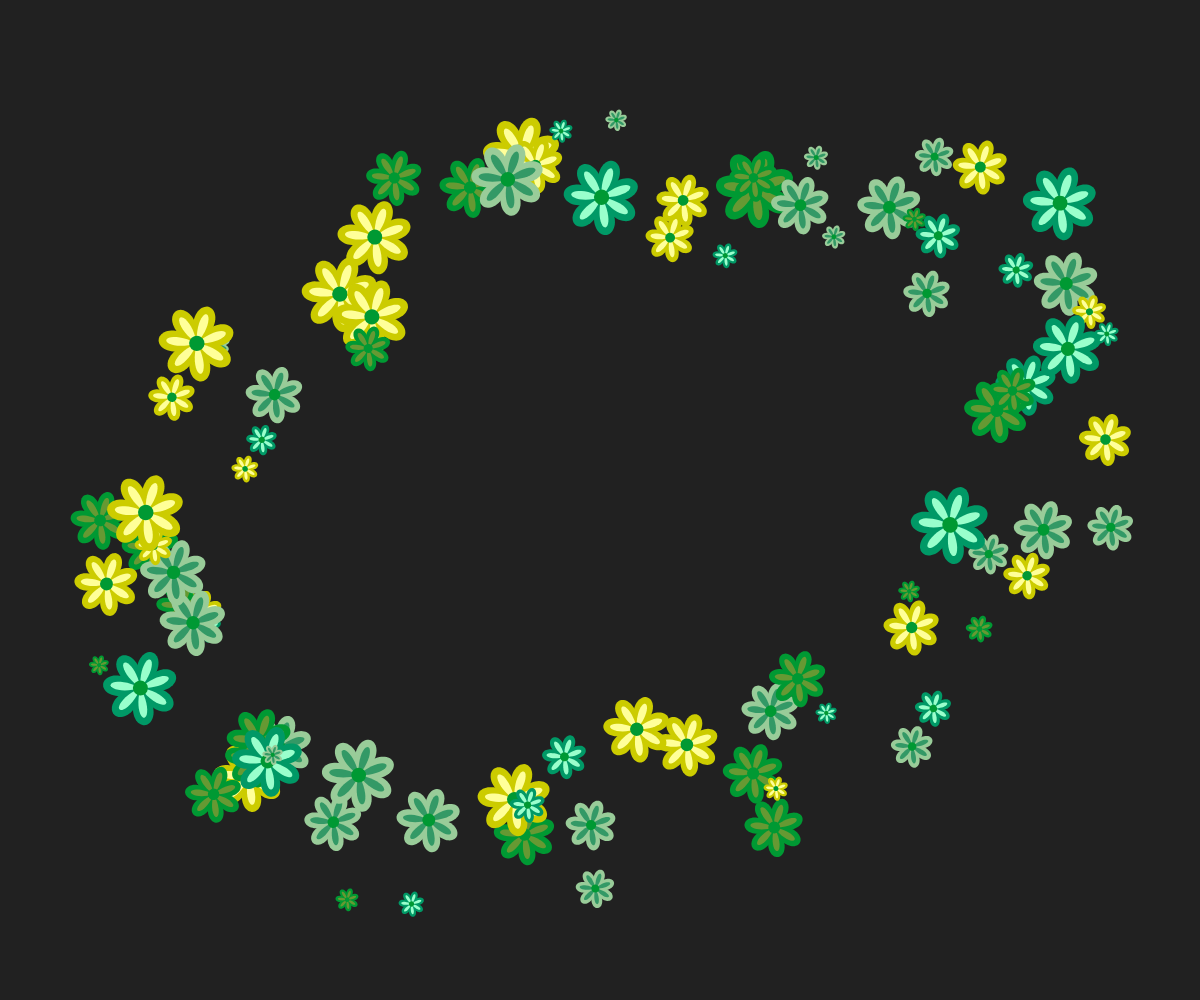
Frame 1 (no input)
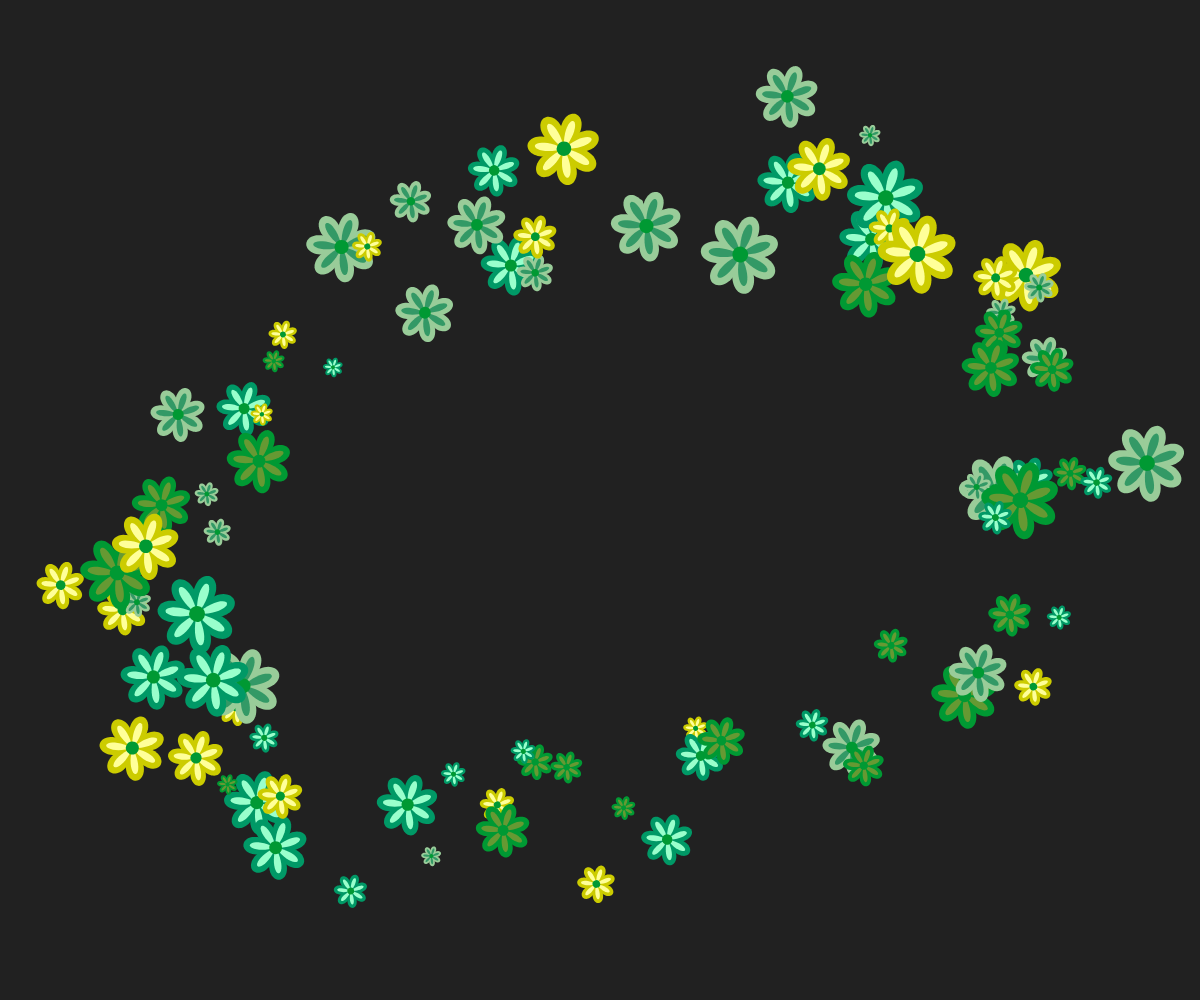
Frame 2 (the mouse pressed at the canvas centre, redrawn once)

The p5.js sketch that drew these frames (run headless with seeded random() and noise() and a simulated clock; the mouse was pressed at the canvas centre and the sketch redrawn once):

// p5.js sketch
// ── sketch.js
"use strict";

const palette = [
	["#CCCC00", "#FFFF99", "#009933"],
	["#99CC99", "#339966", "#009933"],
	["#009933", "#669933", "#009933"],
	["#009966", "#99FFCC", "#009933"]
];

//==========
// p5.js

function setup(){
	createCanvas(windowWidth, windowHeight);
	angleMode(DEGREES);
	rectMode(CENTER);
	noLoop();

	background(33);
	noStroke();
	fill(255);
}

function draw(){
	background(33);

	let cX = width / 2;
	let cY = height / 2;
	let a = width * 0.4;
	let b = height * 0.3;
	let pad = height * 0.15;

	push();
	translate(cX, cY);
	rotate(-20);

	for(let i=0; i<360; i+=4){
		let x = a * cos(i) + random(pad) - pad/2;
		let y = b * sin(i) + random(pad) - pad/2;
		let leafs = 7;
		let size = random(10, 40);
		drawFlower(x, y, leafs, size);
	}

	pop();
}

function drawFlower(cX, cY, leafs, size){

	let palette = getPalette();
	let colorA = palette[0];
	let colorB = palette[1];
	let colorC = palette[2];

	let o = 360 / leafs;
	fill(colorA);
	for(let i=0; i<leafs; i++){
		drawLeaf(cX, cY, 2, 90, i*o, size);
	}
	fill(colorB);
	for(let i=0; i<leafs; i++){
		drawLeaf(cX, cY, 4, 45, i*o, size * 0.8);
	}
	fill(colorC);
	circle(cX, cY, size * 0.4);
}

function drawLeaf(cX, cY, num, limit, dir, size){

	push();
	translate(cX, cY);
	rotate(dir - limit/2);
	beginShape();
	for(let i=0; i<limit; i+=2){
		let o = i * num;
		let x = sin(o) * cos(i) * size;
		let y = sin(o) * sin(i) * size;
		vertex(x, y);
	}
	endShape(CLOSE);
	pop();
}

function getPalette(){
	let c = floor(random(palette.length));
	return palette[c];
}
